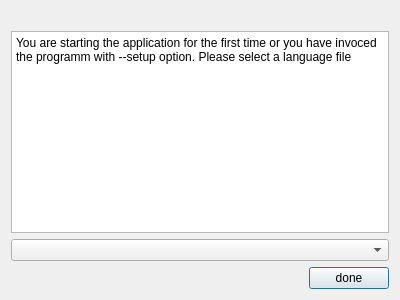
<?xml version="1.0" encoding="UTF-8"?>
<ui version="4.0">
 <class>setupDialog</class>
 <widget class="QDialog" name="setupDialog">
  <property name="geometry">
   <rect>
    <x>0</x>
    <y>0</y>
    <width>400</width>
    <height>300</height>
   </rect>
  </property>
  <property name="windowTitle">
   <string>Dialog</string>
  </property>
  <layout class="QVBoxLayout" name="verticalLayout">
   <item>
    <widget class="QLabel" name="flagLabel">
     <property name="text">
      <string/>
     </property>
     <property name="pixmap">
      <pixmap resource="icons.qrc">:/icons/icons/language.xpm</pixmap>
     </property>
     <property name="scaledContents">
      <bool>true</bool>
     </property>
    </widget>
   </item>
   <item>
    <widget class="QPlainTextEdit" name="commentLabel">
     <property name="styleSheet">
      <string notr="true">text-align:justify</string>
     </property>
     <property name="readOnly">
      <bool>true</bool>
     </property>
     <property name="plainText">
      <string>You are starting the application for the first time or you have invoced the programm with --setup option. Please select a language file</string>
     </property>
    </widget>
   </item>
   <item>
    <widget class="QComboBox" name="languageSelectComboBox"/>
   </item>
   <item>
    <layout class="QHBoxLayout" name="horizontalLayout">
     <item>
      <spacer name="horizontalSpacer">
       <property name="orientation">
        <enum>Qt::Horizontal</enum>
       </property>
       <property name="sizeHint" stdset="0">
        <size>
         <width>248</width>
         <height>20</height>
        </size>
       </property>
      </spacer>
     </item>
     <item>
      <widget class="QPushButton" name="doneButton">
       <property name="text">
        <string>done</string>
       </property>
      </widget>
     </item>
    </layout>
   </item>
  </layout>
 </widget>
 <resources>
  <include location="icons.qrc"/>
 </resources>
 <connections>
  <connection>
   <sender>doneButton</sender>
   <signal>clicked()</signal>
   <receiver>setupDialog</receiver>
   <slot>slot_doneButtonClicked()</slot>
   <hints>
    <hint type="sourcelabel">
     <x>356</x>
     <y>289</y>
    </hint>
    <hint type="destinationlabel">
     <x>317</x>
     <y>283</y>
    </hint>
   </hints>
  </connection>
 </connections>
 <slots>
  <slot>slot_doneButtonClicked()</slot>
 </slots>
</ui>
